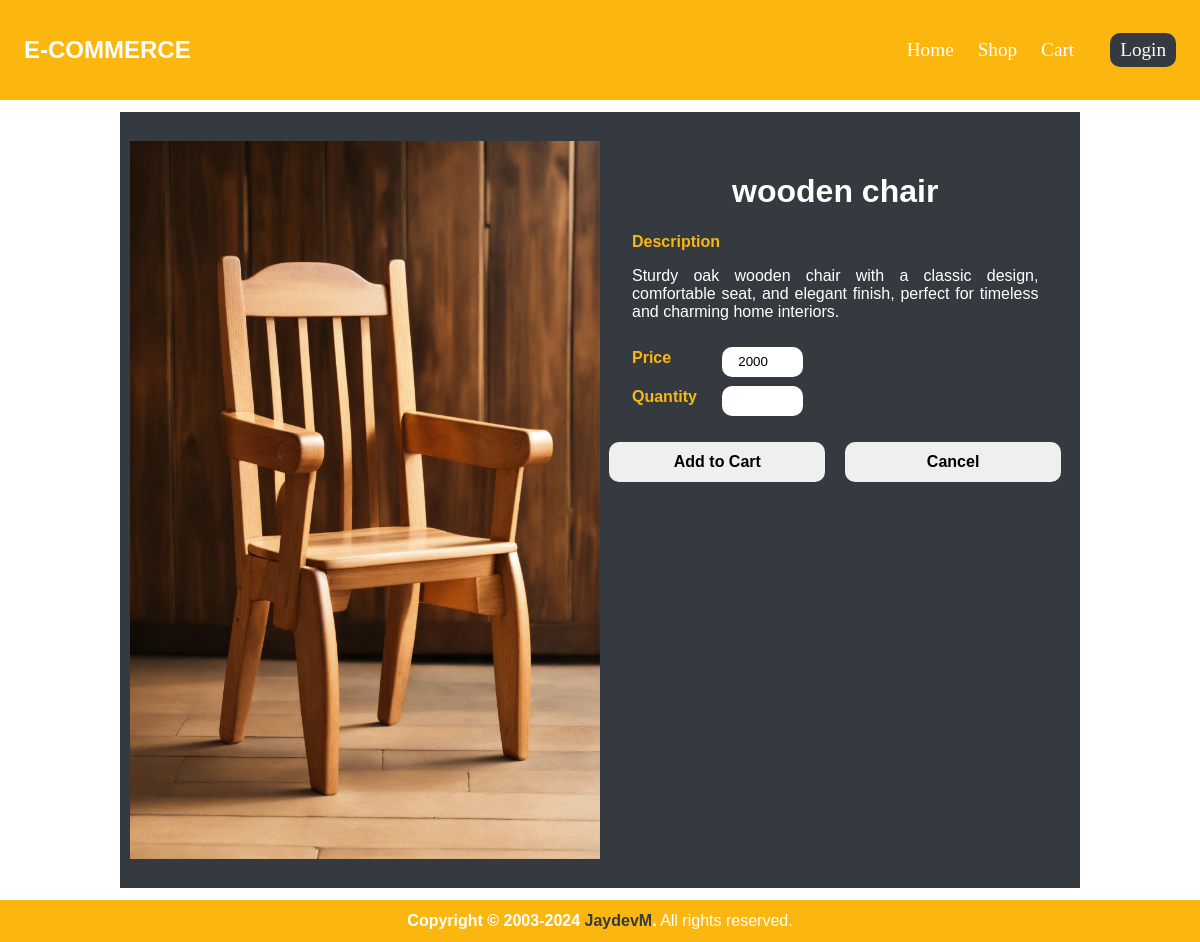
Screenshot of /ecom/products.php?id=2 with the database file from the repository.
### tables this page shows
CREATE TABLE `products` (
  `product_id` int(11) NOT NULL,
  `product_name` varchar(255) NOT NULL,
  `product_desc` varchar(255) DEFAULT NULL,
  `product_price` int(50) DEFAULT NULL,
  `product_image` varchar(255) DEFAULT NULL,
  `id` int(11) DEFAULT NULL
);

### ecom/products.php (the view, shortened to what this page needs)
<?php include 'config/dbconnection.php';
?>
<!DOCTYPE html>
<html lang="en">
<head>
    <link rel="stylesheet" href="include/css/main.css">
    <link rel="stylesheet" href="assets/plugins/fontawesome-free/css/all.min.css">
</head>
<body class="hold-transition sidebar-mini layout-fixed">
    <div class="wrapper">
        <header>
            <nav>
                <a href="index.php">
                    <h1>E-COMMERCE</h1>
                </a>
                <div class="navlink">
                    <a href="index.php">
                        <h4>Home</h4>
                    </a>
                    <a href="shop.php">
                        <h4>Shop</h4>
                    </a>
                    <a href="addtocart.php">
                        <h4>Cart</h4>
                    </a>
                    <a href="logout.php" id="log">
                        <h4><?php
                            ?></h4>
                    </a>
                </div>
            </nav>
        </header>
        <main>
            <div class="content">
                <div class="display">
                    <form action="addtocart.php" method="post">
                        <?php
                        if (isset($_GET['id'])) {
                            $id = $_GET['id'];
                            $sql = "SELECT * FROM products WHERE product_id='$id'";
                            $row = mysqli_fetch_assoc(mysqli_query($conn, $sql));
                        } else {
                            header('location:shop.php');
                        }
                        ?>
                        <div class="form">
                            <div id="img">
                                <img src="<?php echo $row['product_image']; ?>" width="100%" alt="">
                            </div>
                            <div id="info">
                                <h1 align=center><?php echo $row['product_name']; ?></h1>
                                <div class="inputbox">
                                    <h4>Description</h4>
                                    <p name="desc"><?php echo $row['product_desc']; ?></p>
                                </div>
                                <div class="inputbox" style="margin-top: 5%;">
                                    <div class="box">
                                        <h4>Price</h4>
                                        <input type="number" value="<?php echo $row['product_price']; ?>" readonly>
                                    </div>
                                    <div class="box">
                                        <h4>Quantity</h4>
                                        <input type="number" name="qty" min="1" autofocus required>
                                    </div>
                                </div>
                                <div class="inputbox btn">
                                    <input type="submit" name="submit" value="Add to Cart">
                                    <input type="reset" name="reset" value="<?php echo "Cancel"; ?>" onclick="window.location.href='shop.php'">
                                </div>
                            </div>
                        </div>
                    </form>
                </div>
            </div>
        </main>
        <footer>
            <strong>Copyright &copy; 2003-2024 <a href="./index.php">JaydevM</a>.</strong>
            All rights reserved.
        </footer>
    </div>
</body>
</html>

### ecom/include/css/main.css (style rules this page uses)
* { margin: 0; padding: 0; box-sizing: border-box; font-family: Verdana, Geneva, Tahoma, sans-serif; }
header nav a, footer a { text-decoration: none; color: white; }
header { position: relative; }
nav { padding: 2vw; height: 100px; width: 100%; display: flex; align-items: center; justify-content: space-between; flex-wrap: wrap; background-color: #fbb710; }
.navlink { display: flex; flex-wrap: wrap; align-items: center; justify-content: space-between; }
#log h4 { background-color: #343a40; border-radius: 10px; padding: 6px 10px; }
.navlink a h4 { padding: 0 1vw; font-size: 1.2em; font-weight: lighter; font-family: cursive; transition: all ease 1s; }
.content { width: 100%; min-height: 100vh; display: flex; justify-content: space-between; }
.display { width: 80%; min-height: 90vh; background-color: #343a40; margin: 1% auto; display: flex; align-items: center; justify-content: center; }
form { width: 100%; height: 95%; margin: auto; }
.form { width: 100%; height: 100%; display: flex; padding: 1%; }
#img { width: 50%; height: 100%; display: flex; }
#img img { height: 100%; }
#info { width: 50%; height: 100%; padding: 1%; }
#info h1 { color: white; padding: 5% 0; }
.inputbox { width: 90%; margin: auto; }
.inputbox h4 { padding-bottom: 2%; color: #fbb710; }
.inputbox p { width: 100%; min-height: fit-content; margin: 2% 0; text-align: justify; color: white; }
.box { padding: 1% 0; display: flex; align-items: center; gap: 20px; }
.box h4 { width: 50px; margin-right: 20px; }
.box input { width: 20%; border: none; outline: none; line-height: 30px; border-radius: 10px; padding-left: 4%; }
.btn { width: 100%; display: flex; align-items: center; justify-content: space-between; gap: 20px; margin-top: 5%; }
.btn input { width: 100%; border-radius: 10px; border: none; outline: none; line-height: 40px; font-size: 1em; font-weight: 900; cursor: pointer; }
footer { width: 100%; color: white; text-align: center; background-color: #fbb710; padding: 1vw; }
footer a { color: #343a40; }

### rows the page displays
products: product_image (picture), product_name "wooden chair", product_desc "Sturdy oak wooden chair with a classic design, comfortable seat, and elegant finish, perfect for timeless and charming home interiors.", product_price "2000"
